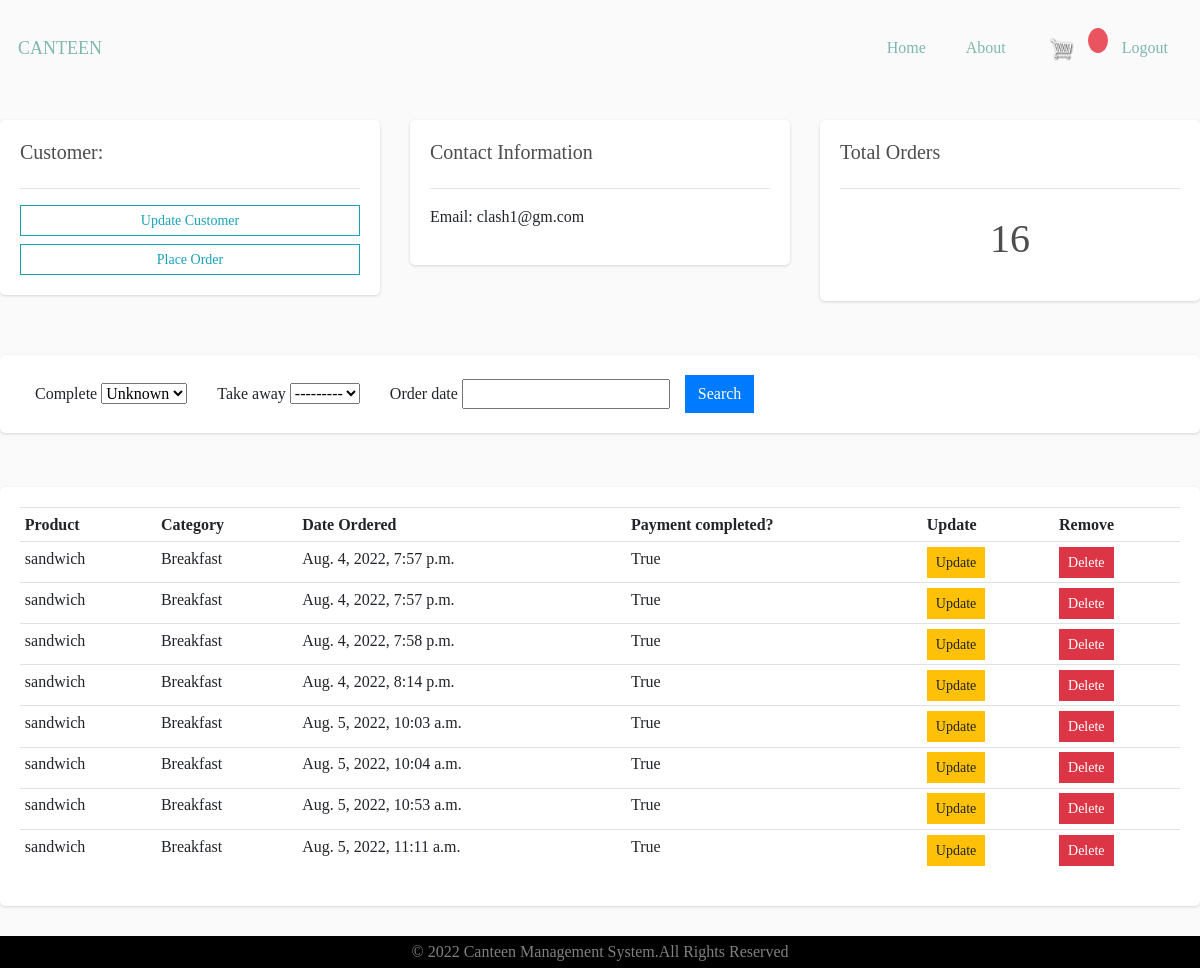
/customer/2/ (signed in), run on an earlier commit of the app's database.
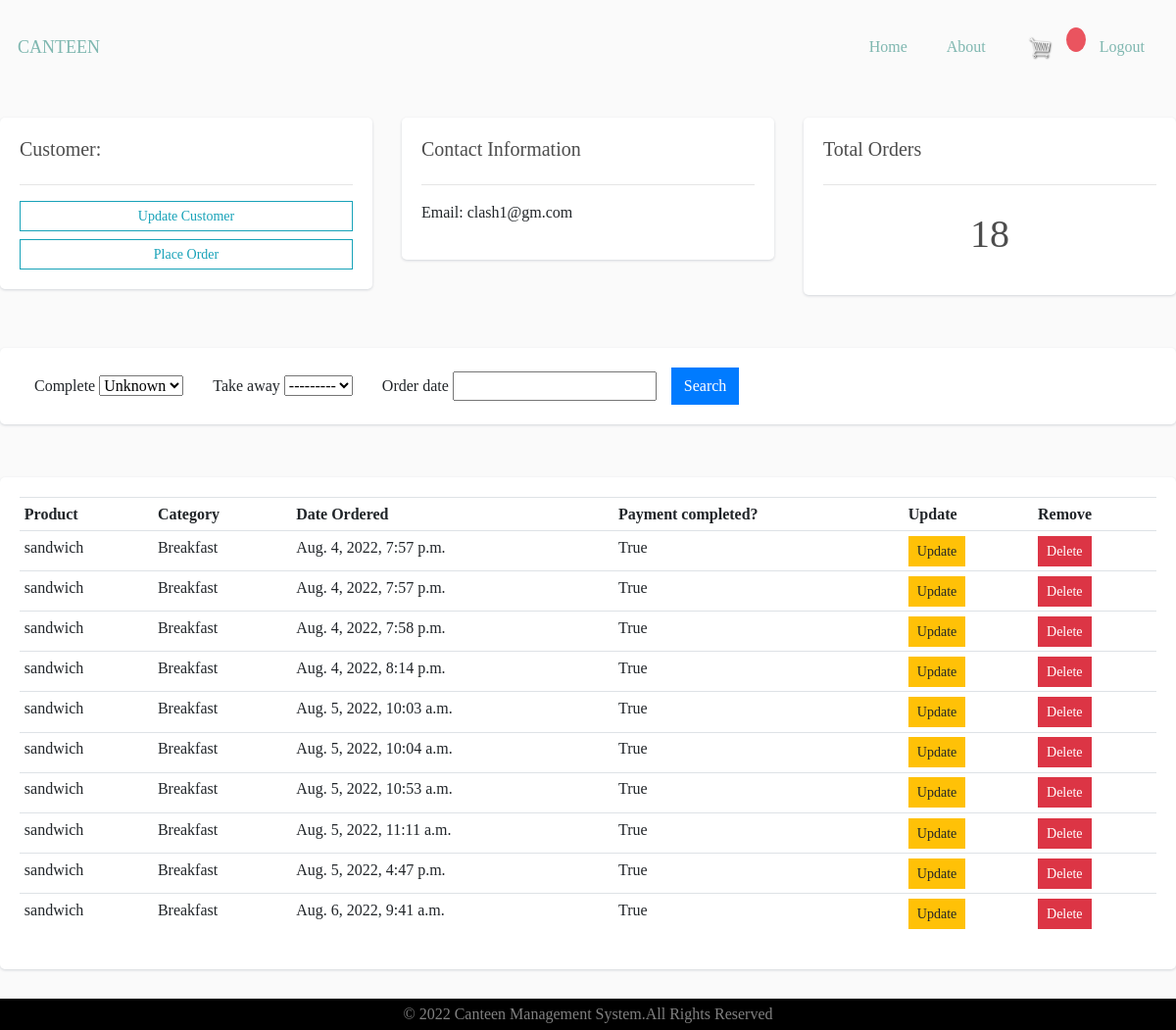
And on a later commit of the database.
### food/models.py (models this page shows, shortened)
class OrderItem(models.Model):
    product = models.ForeignKey(Product, on_delete=models.SET_NULL, null=True)
    order = models.ForeignKey(Order, on_delete=models.SET_NULL, null=True)
    quantity = models.IntegerField(default=0, null=True, blank=True)
    date_added = models.DateTimeField(auto_now_add=True)

class Product(models.Model):
    CATEGORY = (
        ('Breakfast', 'Breakfast'),
        ('Lunch', 'Lunch'),
        ('Todayspl', 'Todays special'),
    )
    name = models.CharField(max_length=200, null=True)
    price = models.DecimalField(max_digits=7, decimal_places=2)
    category = models.CharField(max_length=200, null=True, choices=CATEGORY)
    image = models.ImageField(null=True, blank=True)

class Order(models.Model):
    HOME = [
        ('Yes','Yes'),
        ('No','No'),
    ]
    customer = models.ForeignKey(Customer, on_delete=models.SET_NULL, null=True, blank=True) #This is used when one record of a model A is related to multiple records of another model B it is many to one field
    date_ordered = models.DateTimeField(auto_now_add=True)
    complete = models.BooleanField(default=False, null = True, blank = False)
    transaction_id = models.CharField(max_length=100, null=True)
    take_away = models.CharField(max_length=200, null=True, choices=HOME)

### food/decorators.py (the view)
    def wrapper_func(request, *args, **kwargs):
        if not request.user.is_staff:# agr staff/employee ni h toh usse redirect kr do menu m
            return redirect('menu')
        else:
            return view_func(request, *args, **kwargs)

### food/views.py (called while the page is built)
@admin_only
def customer(request, pk_test):
    customer = Customer.objects.get(id=pk_test)
    orders = customer.order_set.all()
    orders_count = orders.count()
    orderitems = OrderItem.objects.all()
    myFilter = OrderFilter(request.GET, queryset=orders)
    orders = myFilter.qs
    context = {'customer': customer, 'orders': orders, 'orderitems': orderitems,
               'orders_count': orders_count, 'myFilter': myFilter}
    return render(request, 'food/customer.html', context)

### food/templates/food/customer.html (shortened to what this page needs)
{% extends 'food/main.html' %}
{% block customer %}
{% load crispy_forms_tags %}
<br>
<div class="row">
    <div class="col-md">
        <div class="card card-body">
            <h5>Customer:</h5>
            <hr>
            <a href="{% url 'customer_update' customer.id %}" class="btn btn-outline-info btn-sm btn-block">Update Customer</a>
            <a href="{% url 'create_order' customer.id %}" class="btn btn-outline-info btn-sm btn-block">Place Order</a>
        </div>
    </div>
    <div class="col-md">
        <div class="card card-body">
            <h5>Contact Information</h5>
            <hr>
            <p>Email: {{customer.email}} </p>
        </div>
    </div>
    <div class="col-md">
        <div class="card card-body">
            <h5>Total Orders</h5>
            <hr>
            <h1 style="text-align: center;padding: 10px">{{orders_count}}</h1>
        </div>
    </div>
</div>
<br>
<div class="card">
    <div class="card-body">
        <div class="text-center">
            <form method="get">
                <div class="form-inline">
                    {% for field in myFilter.form %}
                    <div class="form-group">
                        <div class="col">
                            {{ field.label}}
                            {{ field }}
                        </div>
                    </div>
                    {% endfor %}
                    <button class="btn btn-primary" type="submit">Search</button>
                </div>
            </form>
        </div>
    </div>
</div>
<br>
<div class="row">
    <div class="col-md">
        <div class="card card-body">
            <table class="table table-sm">
                <tr>
                    <th>Product</th>
                    <th>Category</th>
                    <th>Date Ordered</th>
                    <th>Payment completed?</th>
                    <th>Update</th>
                    <th>Remove</th>
                </tr>
                {% for order in orders  %}
                {% for orderitem in orderitems %}
                <tr>
                    {% if orderitem.order.id == order.id %}
                    <td>{{orderitem.product.name}}</td>
                    <td>{{orderitem.product.category}}</td>
                    <td>{{order.date_ordered}}</td>
                    <td>{{order.complete}}</td>
                    <td><a class="btn btn-sm btn-warning" href="{% url 'update_order' orderitem.id %}">Update</a></td>
                    <td><a data-action = "del" class="btn btn-sm btn-danger" href="{% url 'cancel_order' order.id orderitem.id %}">Delete</a></td>
                    {% endif %}
                </tr>
                {% endfor %}
                {% endfor %}
            </table>
        </div>
    </div>
</div>
{% endblock %}

What changed in the data, as far as the page shows it:
now on this page (row edited): Order: date_ordered "Aug. 5, 2022, 4:47 p.m.", complete "True"
added OrderItem: product.name "sandwich", product.category "Breakfast"
added Order: date_ordered "Aug. 6, 2022, 9:41 a.m.", complete "True"
added OrderItem: product.name "sandwich", product.category "Breakfast"
Also different on the page:
{{ orders_count }}: "16" → "18"
